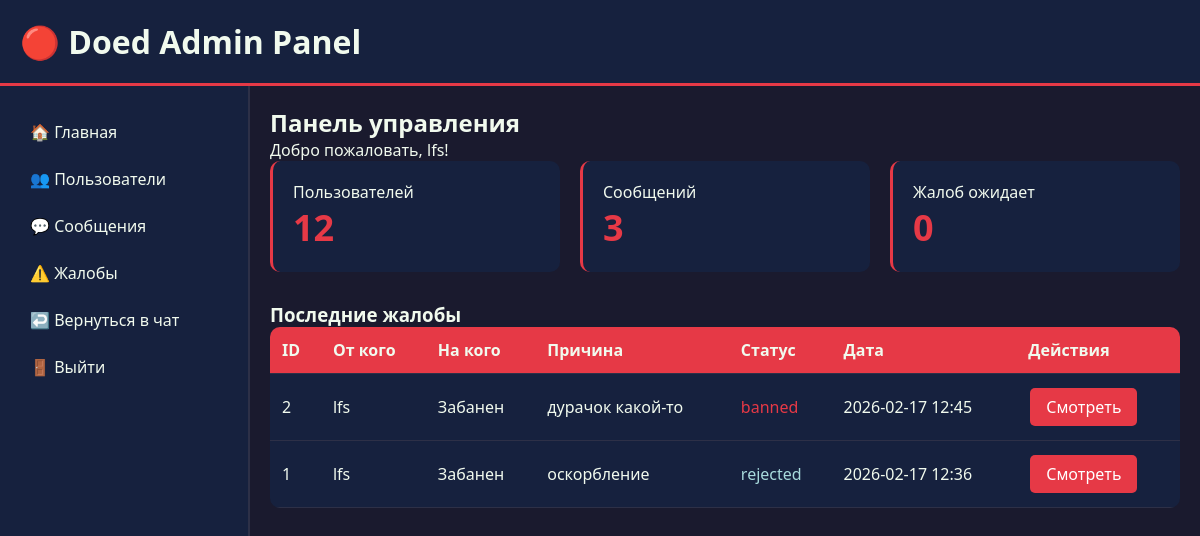
The page /admin/ (signed in) on the database its author committed.
### app/models.py (models this page shows)
class User(Base):
    __tablename__ = "users"
    id = Column(Integer, primary_key=True, index=True)
    username = Column(String, unique=True, index=True, nullable=False)
    tag = Column(String, unique=True, index=True, nullable=False)
    email = Column(String, unique=True, index=True, nullable=False)
    hashed_password = Column(String, nullable=False)
    status = Column(String, default="в сети")
    avatar = Column(String, default="👤")  # Эмодзи или путь к картинке
    avatar_type = Column(String, default="emoji")  # 'emoji' или 'image'
    avatar_url = Column(String, nullable=True)  # URL если загружено изображение
    is_admin = Column(Boolean, default=False)
    is_bot = Column(Boolean, default=False)
    created_at = Column(DateTime, default=datetime.utcnow)
    muted_until = Column(DateTime, nullable=True)
    can_only_write_bots = Column(Boolean, default=False)
    sent_messages = relationship("Message", foreign_keys="Message.sender_id", back_populates="sender", cascade="all, delete-orphan")
    received_messages = relationship("Message", foreign_keys="Message.receiver_id", back_populates="receiver", cascade="all, delete-orphan")
    user_contacts = relationship("Contact", foreign_keys="Contact.user_id", back_populates="user", cascade="all, delete-orphan")
    contact_of = relationship("Contact", foreign_keys="Contact.contact_id", back_populates="contact", cascade="all, delete-orphan")
    sent_reports = relationship("Report", foreign_keys="Report.reporter_id", back_populates="reporter", cascade="all, delete-orphan")
    received_reports = relationship("Report", foreign_keys="Report.reported_id", back_populates="reported", cascade="all, delete-orphan")

class Report(Base):
    __tablename__ = "reports"
    id = Column(Integer, primary_key=True, index=True)
    message_id = Column(Integer, ForeignKey("messages.id", ondelete="CASCADE"))
    reporter_id = Column(Integer, ForeignKey("users.id", ondelete="CASCADE"))
    reported_id = Column(Integer, ForeignKey("users.id", ondelete="CASCADE"))
    reason = Column(String, nullable=False)
    status = Column(String, default="pending")
    mute_duration = Column(Integer, nullable=True)
    created_at = Column(DateTime, default=datetime.utcnow)
    reviewed_at = Column(DateTime, nullable=True)
    reviewed_by = Column(Integer, ForeignKey("users.id", ondelete="SET NULL"), nullable=True)
    message = relationship("Message", back_populates="reports")
    reporter = relationship("User", foreign_keys=[reporter_id], back_populates="sent_reports")
    reported = relationship("User", foreign_keys=[reported_id], back_populates="received_reports")
    reviewer = relationship("User", foreign_keys=[reviewed_by])

### app/routers/admin.py (the view)
@router.get("/", response_class=HTMLResponse)
async def admin_panel(
    request: Request,
    db: Session = Depends(get_db)
):
    admin = get_current_admin(request, db)
    if not admin:
        return RedirectResponse(url="/")
    total_users = db.query(models.User).count()
    total_messages = db.query(models.Message).count()
    total_reports = db.query(models.Report).count()
    pending_reports = db.query(models.Report).filter(models.Report.status == "pending").count()
    muted_users = db.query(models.User).filter(models.User.can_only_write_bots == True).count()
    banned_users = db.query(models.User).filter(models.User.status == "заблокирован").count()
    recent_reports = db.query(models.Report).order_by(desc(models.Report.created_at)).limit(10).all()
    return templates.TemplateResponse("admin.html", {
        "request": request,
        "admin": admin,
        "total_users": total_users,
        "total_messages": total_messages,
        "total_reports": total_reports,
        "pending_reports": pending_reports,
        "muted_users": muted_users,
        "banned_users": banned_users,
        "recent_reports": recent_reports
    })

### templates/admin.html (shortened to what this page needs)
<!DOCTYPE html>
<html lang="ru">
<head>
</head>
<body>
    <div class="header">
        <h1>🔴 Doed Admin Panel</h1>
    </div>
    <div class="container">
        <div class="sidebar">
            <a href="/admin/">🏠 Главная</a>
            <a href="/admin/users">👥 Пользователи</a>
            <a href="/admin/messages">💬 Сообщения</a>
            <a href="/admin/reports">⚠️ Жалобы</a>
            <a href="/chat">↩️ Вернуться в чат</a>
            <a href="/logout">🚪 Выйти</a>
        </div>
        <div class="content">
            <h2>Панель управления</h2>
            <p>Добро пожаловать, {{ admin.username }}!</p>
            <div class="stats">
                <div class="stat-card">
                    <div>Пользователей</div>
                    <div class="stat-value">{{ total_users }}</div>
                </div>
                <div class="stat-card">
                    <div>Сообщений</div>
                    <div class="stat-value">{{ total_messages }}</div>
                </div>
                <div class="stat-card">
                    <div>Жалоб ожидает</div>
                    <div class="stat-value">{{ pending_reports }}</div>
                </div>
            </div>
            <h3>Последние жалобы</h3>
            <table class="table">
                <thead>
                    <tr>
                        <th>ID</th>
                        <th>От кого</th>
                        <th>На кого</th>
                        <th>Причина</th>
                        <th>Статус</th>
                        <th>Дата</th>
                        <th>Действия</th>
                    </tr>
                </thead>
                <tbody>
                    {% for report in recent_reports %}
                    <tr>
                        <td>{{ report.id }}</td>
                        <td>{{ report.reporter.username }}</td>
                        <td>{{ report.reported.username }}</td>
                        <td>{{ report.reason }}</td>
                        <td class="status-{{ report.status }}">{{ report.status }}</td>
                        <td>{{ report.created_at.strftime('%Y-%m-%d %H:%M') }}</td>
                        <td>
                            <a href="/admin/reports" class="btn btn-primary">Смотреть</a>
                        </td>
                    </tr>
                    {% endfor %}
                </tbody>
            </table>
        </div>
    </div>
</body>
</html>

### templates/admin.html (style rules this page uses)
* { margin:0;padding:0;box-sizing:border-box;font-family:'Segoe UI',sans-serif; }
:root { --red:#e63946;--dark-red:#d00000;--blue:#4a6fa5;--dark:#1a1a2e; --light:#16213e;--text:#f1faee;--gray:#a8dadc;--border:#2d3047; }
body { background:var(--dark);color:var(--text); }
.header { background:var(--light);padding:20px;border-bottom:3px solid var(--red); }
.container { display:flex;min-height:100vh; }
.sidebar { width:250px;background:var(--light);padding:20px;border-right:2px solid var(--border); }
.sidebar a { display:block;color:var(--text);text-decoration:none;padding:10px;margin:5px 0;border-radius:5px; }
.content { flex:1;padding:20px; }
.stats { display:grid;grid-template-columns:repeat(auto-fit, minmax(200px, 1fr));gap:20px;margin-bottom:30px; }
.stat-card { background:var(--light);padding:20px;border-radius:10px;border-left:3px solid var(--red); }
.stat-value { font-size:36px;font-weight:bold;color:var(--red); }
.table { width:100%;border-collapse:collapse;background:var(--light);border-radius:10px;overflow:hidden; }
.table th,.table td { padding:12px;text-align:left;border-bottom:1px solid var(--border); }
.table th { background:var(--red); }
.status-rejected { color:#a8dadc; }
.status-banned { color:var(--red); }
.btn { display:inline-block;padding:8px 16px;border-radius:5px;text-decoration:none;margin:2px;border:none;cursor:pointer; }
.btn-primary { background:var(--red);color:white; }

### rows shown on the page
User: username "lfs"
Report: id "2", reporter.username "lfs", reported.username "Забанен", reason "дурачок какой-то", status "banned", created_at "2026-02-17 12:45"
Report: id "1", reporter.username "lfs", reported.username "Забанен", reason "оскорбление", status "rejected", created_at "2026-02-17 12:36"

### other values the page prints
{{ total_users }} "12"
{{ total_messages }} "3"
{{ pending_reports }} "0"
